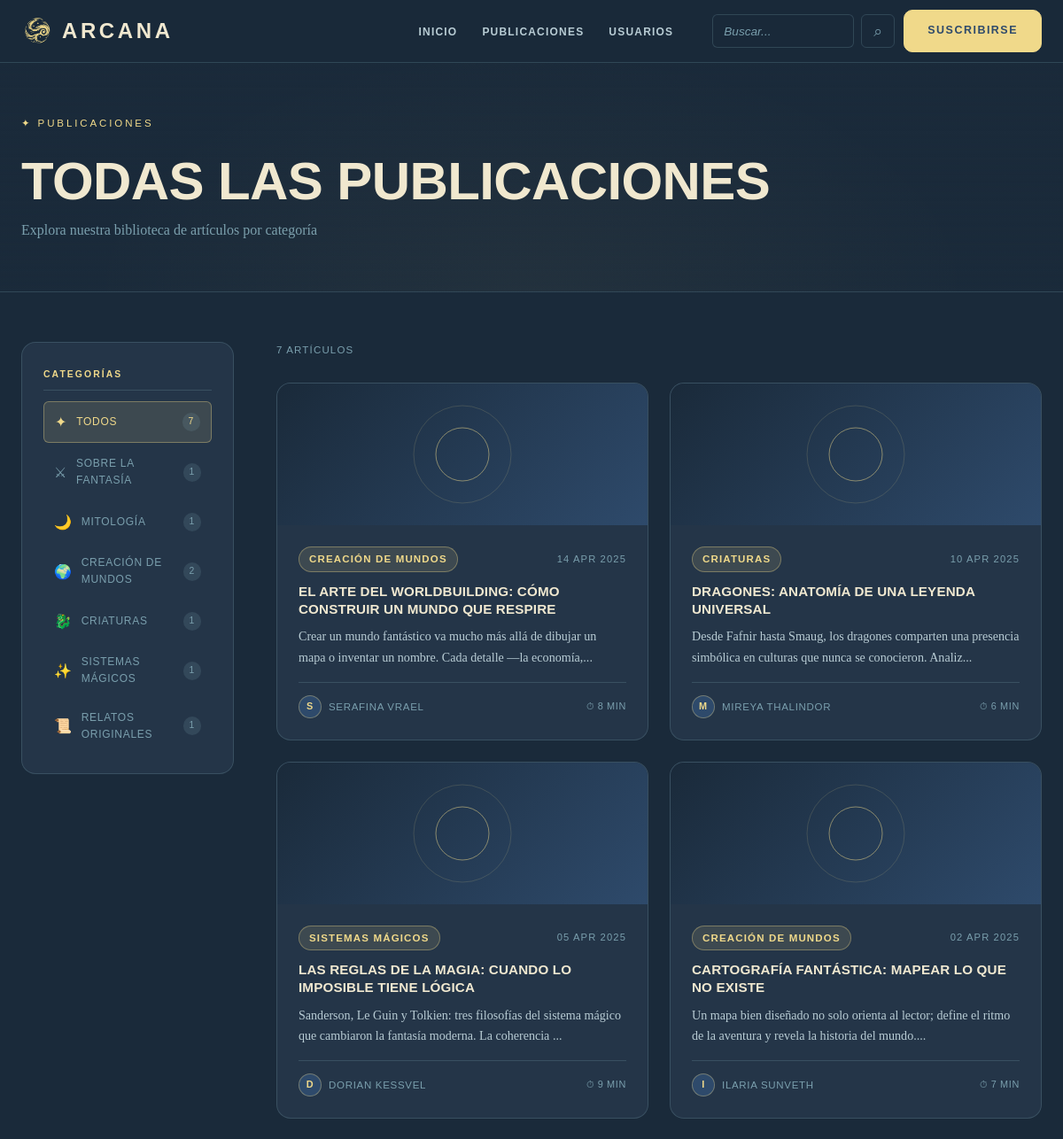
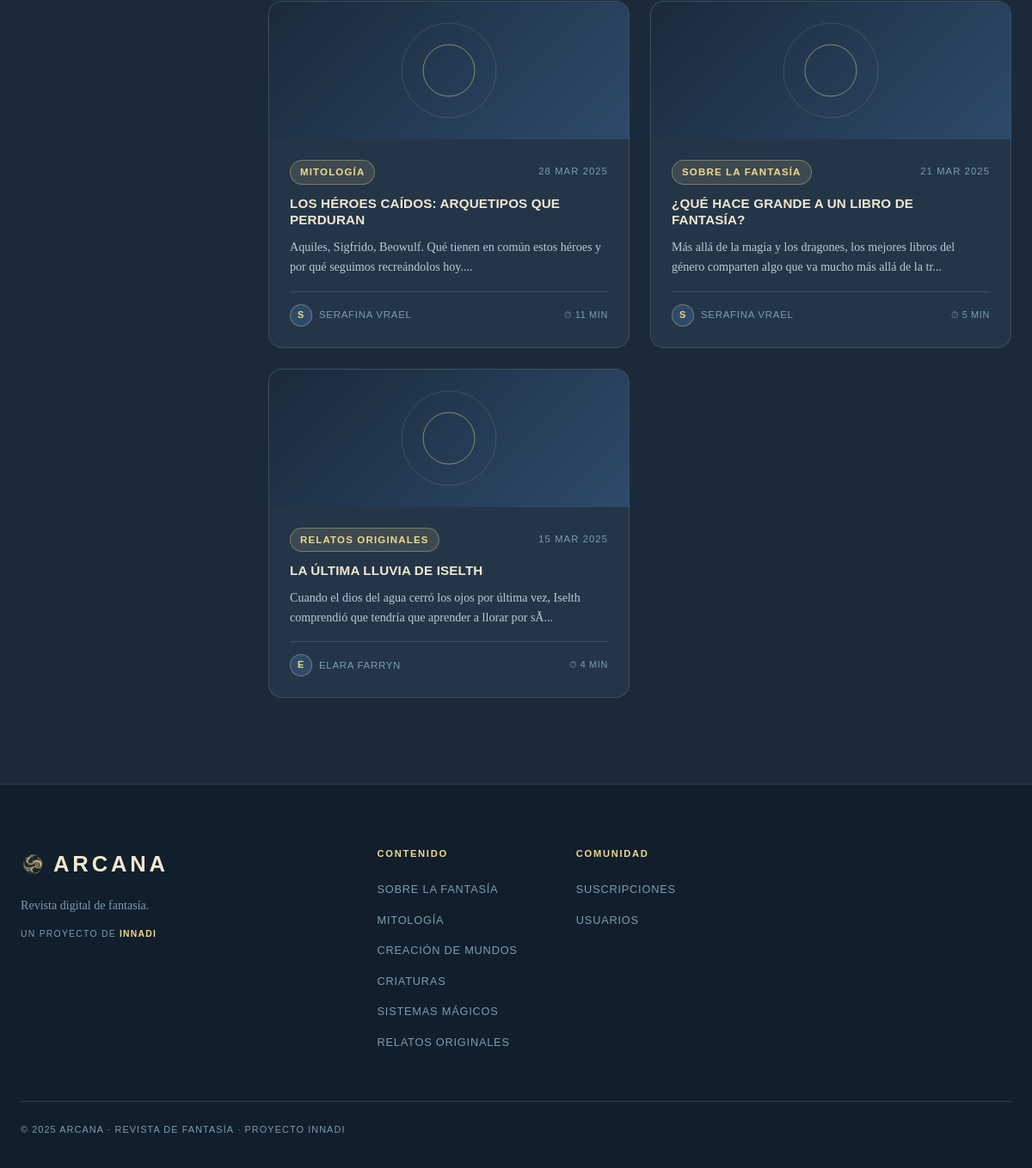
Page /categorias.php on the committed database (2 pictures, top to bottom).
### tables this page shows
CREATE TABLE IF NOT EXISTS categorias (
    id INT AUTO_INCREMENT PRIMARY KEY,
    nombre VARCHAR(50) NOT NULL,
    descripcion TEXT,
    icono VARCHAR(10) DEFAULT '⚔',
    slug VARCHAR(50) UNIQUE NOT NULL
);

CREATE TABLE IF NOT EXISTS articulos (
    id INT AUTO_INCREMENT PRIMARY KEY,
    titulo VARCHAR(255) NOT NULL,
    contenido TEXT NOT NULL,
    autor_id INT NOT NULL,
    categoria_id INT NOT NULL,
    fecha DATE NOT NULL,
    tiempo_lectura INT DEFAULT 5,
    destacado TINYINT(1) DEFAULT 0,
    visitas INT DEFAULT 0,
    FOREIGN KEY (autor_id) REFERENCES usuarios(id) ON DELETE CASCADE,
    FOREIGN KEY (categoria_id) REFERENCES categorias(id) ON DELETE CASCADE
);

CREATE TABLE IF NOT EXISTS usuarios (
    id INT AUTO_INCREMENT PRIMARY KEY,
    username VARCHAR(50) UNIQUE NOT NULL,
    email VARCHAR(100) UNIQUE NOT NULL,
    password VARCHAR(255) NOT NULL,
    nombre VARCHAR(100),
    bio TEXT,
    avatar VARCHAR(255) DEFAULT 'A',
    fecha_registro TIMESTAMP DEFAULT CURRENT_TIMESTAMP
);

### categorias.php (the view, shortened to what this page needs)
<?php
require_once 'db/conexion.php';
$cat_slug = isset($_GET['cat']) ? $_GET['cat'] : 'todos';
$sql_articulos = "SELECT a.*, u.nombre as autor_nombre, u.avatar, c.nombre as cat_nombre, c.slug as cat_slug
                  FROM articulos a
                  JOIN usuarios u ON a.autor_id = u.id
                  JOIN categorias c ON a.categoria_id = c.id
                  ORDER BY a.fecha DESC";
$articulos = $conexion->query($sql_articulos);
$total = $articulos->num_rows;
if($cat_slug == 'todos') {
    $titulo = "Todas las publicaciones";
} else {
    $cat_info = $conexion->query("SELECT * FROM categorias WHERE slug = '$cat_slug'")->fetch_assoc();
    $titulo = $cat_info ? $cat_info['nombre'] : "Todas las publicaciones";
}
?>
<!DOCTYPE html>
<html lang="es">
<head>
  <link rel="stylesheet" href="assets/css/revista.css">
  <link rel="stylesheet" href="assets/css/estilo.css">
</head>
<body>
  <nav class="nav" id="nav">
    <div class="nav-inner">
      <a href="index.php" class="nav-logo">
        <img src="assets/img/ico.png" class="nav-logo-img" alt="Arcana">
        <span class="nav-logo-text">Arcana</span>
      </a>
      <ul class="nav-links">
        <li><a href="index.php" class="nav-link">Inicio</a></li>
        <li><a href="categorias.php" class="nav-link">Publicaciones</a></li>
        <li><a href="usuario.php" class="nav-link">Usuarios</a></li>
      </ul>
      <div class="nav-actions">
        <form action="buscar.php" method="GET" style="display:flex;gap:8px;">
          <input type="search" name="q" placeholder="Buscar..." style="background:rgba(26,42,58,0.5);border:1px solid var(--color-border);border-radius:6px;padding:8px 12px;color:var(--color-text);font-family:var(--font-ui);font-size:0.85rem;width:160px;">
          <button type="submit" class="nav-search-btn">⌕</button>
        </form>
        <a href="suscripciones.php" class="btn btn-primary nav-cta">Suscribirse</a>
      </div>
    </div>
  </nav>
  <div class="page active">
    <div class="subpage-hero">
      <div class="container">
        <p class="hero-eyebrow">✦ Publicaciones</p>
        <h1 class="subpage-title"><?php echo $titulo; ?></h1>
        <p class="subpage-subtitle">Explora nuestra biblioteca de artículos por categoría</p>
      </div>
    </div>
    <div class="container pub-layout">
      <aside class="pub-sidebar">
        <div class="sidebar-label">Categorías</div>
        <nav class="sidebar-nav">
          <button class="sidebar-btn <?php echo $cat_slug=='todos'?'active':''; ?>" data-cat="todos" onclick="filtrarCategoria('todos', this)">
            <span class="sidebar-btn-icon">✦</span> Todos
            <?php
            $total_todos = $conexion->query("SELECT COUNT(*) as t FROM articulos")->fetch_assoc();
            ?>
            <span class="sidebar-count"><?php echo $total_todos['t']; ?></span>
          </button>
          <?php
          $cats_sidebar = $conexion->query("SELECT c.*, COUNT(a.id) as total FROM categorias c LEFT JOIN articulos a ON c.id = a.categoria_id GROUP BY c.id");
          while($cat = $cats_sidebar->fetch_assoc()):
          ?>
          <button class="sidebar-btn <?php echo $cat_slug==$cat['slug']?'active':''; ?>" data-cat="<?php echo $cat['slug']; ?>" onclick="filtrarCategoria('<?php echo $cat['slug']; ?>', this)">
            <span class="sidebar-btn-icon"><?php echo $cat['icono']; ?></span> <?php echo $cat['nombre']; ?>
            <span class="sidebar-count"><?php echo $cat['total']; ?></span>
          </button>
          <?php endwhile; ?>
        </nav>
      </aside>
      <main class="pub-main">
        <div class="pub-top-bar">
          <span class="pub-count"><?php echo $total; ?> artículos</span>
        </div>
        <div class="articles-grid pub-grid" id="pubGrid">
          <?php
          $articulos->data_seek(0);
          while($art = $articulos->fetch_assoc()):
          ?>
          <article class="article-card" data-cat="<?php echo $art['cat_slug']; ?>">
            <div class="article-img">
              <div class="article-img-art">
                <svg viewBox="0 0 120 120" fill="none">
                  <circle cx="60" cy="60" r="55" stroke="rgba(240,217,138,0.15)" stroke-width="1"/>
                  <circle cx="60" cy="60" r="30" stroke="#F0D98A" stroke-width="1" fill="none" opacity="0.5"/>
                </svg>
              </div>
            </div>
            <div class="article-body">
              <div class="article-meta">
                <span class="tag"><?php echo $art['cat_nombre']; ?></span>
                <span class="meta-date"><?php echo date('d M Y', strtotime($art['fecha'])); ?></span>
              </div>
              <h3 class="article-title"><?php echo htmlspecialchars($art['titulo']); ?></h3>
              <p class="article-excerpt"><?php echo strip_tags(substr($art['contenido'], 0, 120)); ?>...</p>
              <div class="article-footer">
                <div class="author-mini">
                  <div class="author-dot"><?php echo $art['avatar']; ?></div>
                  <span><?php echo $art['autor_nombre']; ?></span>
                </div>
                <div class="read-info">⏱ <?php echo $art['tiempo_lectura']; ?> min</div>
              </div>
              <a href="articulo.php?id=<?php echo $art['id']; ?>" style="position:absolute;inset:0;z-index:1;"></a>
            </div>
          </article>
          <?php endwhile; ?>
        </div>
      </main>
    </div>
  </div>
  <footer class="footer">
    <div class="container">
      <div class="footer-grid">
        <div class="footer-brand">
          <div class="footer-logo">
            <img src="assets/img/ico.png" class="footer-logo-img" alt="">
            Arcana
          </div>
          <p>Revista digital de fantasía.</p>
          <p class="footer-innadi">Un proyecto de <strong><a href="https://www.innadi.com/">INNADI</a></strong></p>
        </div>
        <div class="footer-col">
          <h4>Contenido</h4>
          <ul>
            <?php
            $cats_footer = $conexion->query("SELECT * FROM categorias LIMIT 6");
            while($cat = $cats_footer->fetch_assoc()):
            ?>
            <li><a href="categorias.php?cat=<?php echo $cat['slug']; ?>"><?php echo $cat['nombre']; ?></a></li>
            <?php endwhile; ?>
          </ul>
        </div>
        <div class="footer-col">
          <h4>Comunidad</h4>
          <ul>
            <li><a href="suscripciones.php">Suscripciones</a></li>
            <li><a href="usuario.php">Usuarios</a></li>
          </ul>
        </div>
      </div>
      <div class="footer-bottom">
        <p>© 2025 Arcana · Revista de Fantasía · Proyecto INNADI</p>
      </div>
    </div>
  </footer>
</body>
</html>

### assets/css/estilo.css (style rules this page uses)
*, *::before, *::after { box-sizing: border-box; }
html { scroll-behavior: smooth; }
body { margin: 0; padding: 0; }
ul { list-style: none; margin: 0; padding: 0; }
a { text-decoration: none; color: inherit; }
button { cursor: pointer; font: inherit; border: none; background: none; }
img { max-width: 100%; display: block; }
.container { width: min(calc(100% - 48px), 1200px); margin: 0 auto; }

### rows in the picture
categorias: icono "⚔", nombre "SOBRE LA FANTASÍA", total "1"
categorias: icono "🌙", nombre "MITOLOGÍA", total "1"
categorias: icono "🌍", nombre "CREACIÓN DE MUNDOS", total "2"
categorias: icono "🐉", nombre "CRIATURAS", total "1"
categorias: icono "✨", nombre "SISTEMAS MÁGICOS", total "1"
categorias: icono "📜", nombre "RELATOS ORIGINALES", total "1"
articulos: categoria.nombre "CREACIÓN DE MUNDOS", fecha "14 APR 2025", titulo "EL ARTE DEL WORLDBUILDING: CÓMO CONSTRUIR UN MUNDO QUE RESPIRE", contenido "Crear un mundo fantástico va mucho más allá de dibujar un mapa o inventar un nombre. Cada detalle —la economía,", autor.avatar "S", autor.nombre "SERAFINA VRAEL", tiempo_lectura "8"
articulos: categoria.nombre "CRIATURAS", fecha "10 APR 2025", titulo "DRAGONES: ANATOMÍA DE UNA LEYENDA UNIVERSAL", contenido "Desde Fafnir hasta Smaug, los dragones comparten una presencia simbólica en culturas que nunca se conocieron. Analiz", autor.avatar "M", autor.nombre "MIREYA THALINDOR", tiempo_lectura "6"
articulos: categoria.nombre "SISTEMAS MÁGICOS", fecha "05 APR 2025", titulo "LAS REGLAS DE LA MAGIA: CUANDO LO IMPOSIBLE TIENE LÓGICA", contenido "Sanderson, Le Guin y Tolkien: tres filosofías del sistema mágico que cambiaron la fantasía moderna. La coherencia", autor.avatar "D", autor.nombre "DORIAN KESSVEL", tiempo_lectura "9"
articulos: categoria.nombre "CREACIÓN DE MUNDOS", fecha "02 APR 2025", titulo "CARTOGRAFÍA FANTÁSTICA: MAPEAR LO QUE NO EXISTE", contenido "Un mapa bien diseñado no solo orienta al lector; define el ritmo de la aventura y revela la historia del mundo.", autor.avatar "I", autor.nombre "ILARIA SUNVETH", tiempo_lectura "7"
articulos: categoria.nombre "MITOLOGÍA", fecha "28 MAR 2025", titulo "LOS HÉROES CAÍDOS: ARQUETIPOS QUE PERDURAN", contenido "Aquiles, Sigfrido, Beowulf. Qué tienen en común estos héroes y por qué seguimos recreándolos hoy.", autor.avatar "S", autor.nombre "SERAFINA VRAEL", tiempo_lectura "11"
articulos: categoria.nombre "SOBRE LA FANTASÍA", fecha "21 MAR 2025", titulo "¿QUÉ HACE GRANDE A UN LIBRO DE FANTASÍA?", contenido "Más allá de la magia y los dragones, los mejores libros del género comparten algo que va mucho más allá de la tr", autor.avatar "S", autor.nombre "SERAFINA VRAEL", tiempo_lectura "5"
articulos: categoria.nombre "RELATOS ORIGINALES", fecha "15 MAR 2025", titulo "LA ÚLTIMA LLUVIA DE ISELTH", contenido "Cuando el dios del agua cerró los ojos por última vez, Iselth comprendió que tendría que aprender a llorar por sÃ", autor.avatar "E", autor.nombre "ELARA FARRYN", tiempo_lectura "4"

### other values in the picture
$titulo "TODAS LAS PUBLICACIONES"
$total_todos['t'] "7"
$total "7"
